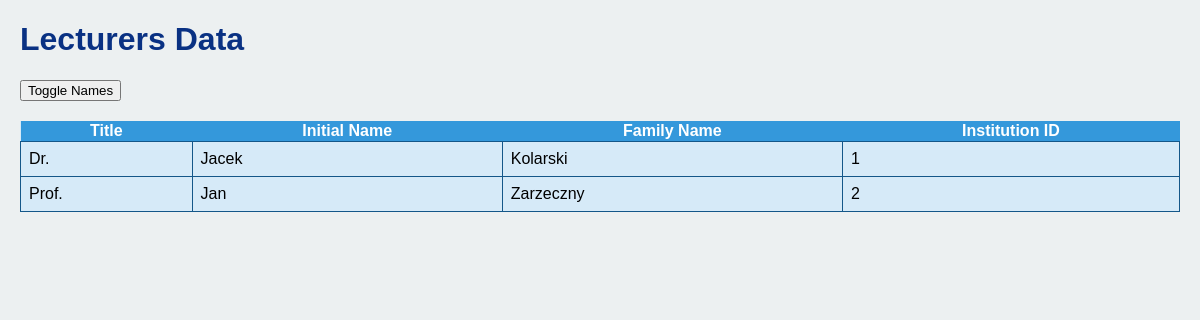
Page /PHP/lecturers.php on the committed database.
### tables this page shows
CREATE TABLE IF NOT EXISTS `lecturers` (
  `ID_Lecturers` INT NOT NULL,
  `Title` VARCHAR(10) NULL DEFAULT NULL,
  `Initial_Name` VARCHAR(10) NULL DEFAULT NULL,
  `Family_Name` VARCHAR(50) NULL DEFAULT NULL,
  `ID_Institutions` INT NULL DEFAULT NULL,
  PRIMARY KEY (`ID_Lecturers`),
  INDEX `ID_Institutions` (`ID_Institutions` ASC) VISIBLE,
  CONSTRAINT `lecturers_ibfk_1`
    FOREIGN KEY (`ID_Institutions`)
    REFERENCES `institutions` (`ID_Institutions`));

### PHP/lecturers.php (the view, shortened to what this page needs)
<?php
include('db_connection.php');
$sql = "SELECT * FROM Lecturers";
$result = $conn->query($sql);
if ($result->num_rows > 0) {
    $lecturersData = array();
    while ($row = $result->fetch_assoc()) {
        $lecturersData[] = $row;
    }
} else {
    $lecturersData = array();
}
?>
<!DOCTYPE html>
<html lang="en">
<head>
    <link rel="stylesheet" href="styles.css">
</head>
<body>
    <h1>Lecturers Data</h1>
     <button class="toggle-button" onclick="toggleNames3()">Toggle Names</button>
<?php if (!empty($lecturersData)) : ?>
    <table id="lecturersTable">
        <tr>
            <th>Title</th>
            <th>Initial Name</th>
            <th>Family Name</th>
            <th class="institution-id">Institution ID</th>
        </tr>
        <?php foreach ($lecturersData as $lecturer) : ?>
            <tr>
                <td><?= $lecturer['Title']; ?></td>
                <td><?= $lecturer['Initial_Name']; ?></td>
                <td><?= $lecturer['Family_Name']; ?></td>
                <td class="institution-id"><?= $lecturer['ID_Institutions']; ?></td>
            </tr>
        <?php endforeach; ?>
    </table>
<?php else : ?>
    <p>No data available in Lecturers table.</p>
<?php endif; ?>
</body>
</html>

### PHP/styles.css (style rules this page uses)
body { font-family: Arial, sans-serif; margin: 20px; background-color: #ecf0f1; color: #000000; }
h1 { color: #093183; }
table { border-collapse: collapse; width: 100%; margin-top: 20px; background-color: #D6EAF8; }
td { border: 1px solid #145789; padding: 8px; text-align: left; }
th { background-color: #3498DB; color: white; }

### rows in the picture
lecturers: Title "Dr.", Initial_Name "Jacek", Family_Name "Kolarski", ID_Institutions "1"
lecturers: Title "Prof.", Initial_Name "Jan", Family_Name "Zarzeczny", ID_Institutions "2"
